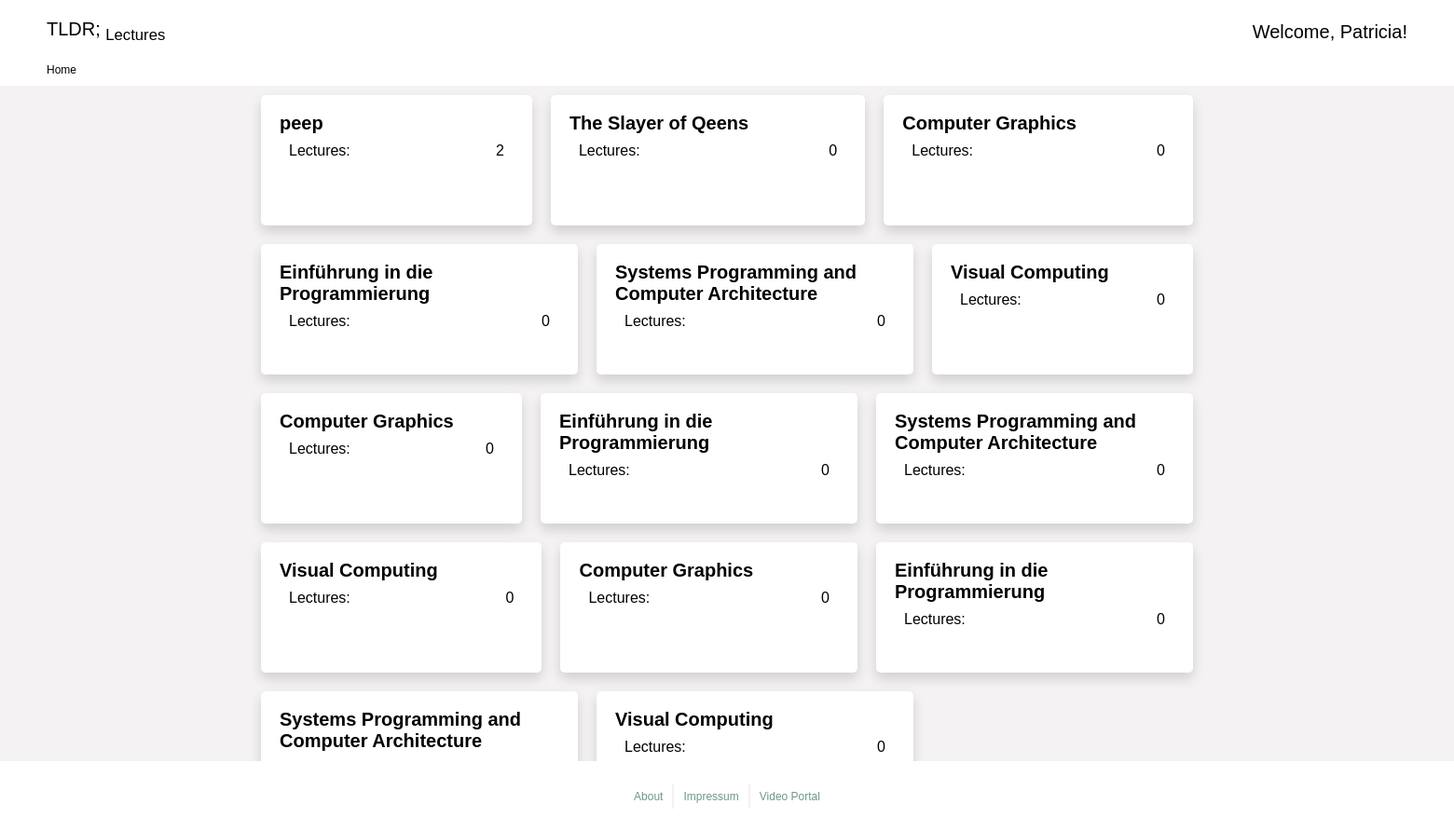
The page / on the database its author committed.
### TLDR/models.py (models this page shows)
class Lecture(models.Model):
    lecture_name = models.CharField(max_length=200)
    lecture_number = models.CharField(max_length=11)
    department = models.CharField(max_length=10)
    semester = models.CharField(max_length=2)

### TLDR/views.py (the view)
# urls.py: path("", views.index, name="index"),
def index(request):
    lectures = Lecture.objects.all()
    template = loader.get_template('views/index.html')
    context = {
        'lectures': lectures,
        }
    return HttpResponse(template.render(context, request))

### TLDR/templates/views/index.html (shortened to what this page needs)
{% load static %}
<!DOCTYPE html>
<html>
<head>
  <link rel="stylesheet" href="{% static 'main.css' %}" />
  <link rel="stylesheet" href="{% static 'index.css' %}" />
</head>
<body>
  <header class="header">
    <div class="first-row">
      <div class="page-title">TLDR; <sub>Lectures</sub></div>
      <div class="account-login-wrapper">
        <div class="welcome-text">Welcome, Patricia!</div>
      </div>
    </div>
    <nav class="breadcrumbs">
      <div class="breadcrumbs-text">Home</div>
    </nav>
  </header>
  <main class="main">
    <div class="content">
      <div class="cards">
        {% if lectures %}
        {% for lecture in lectures %}
        <div class="course-card" , onclick="window.location='/classes/{{lecture.id}}/';">
          <div class="title-frame">
            <div class="text-wrapper">{{ lecture.lecture_name }}</div>
          </div>
          <div class="lectures-frame">
            <div class="div">Lectures:</div>
            <div class="text-wrapper-2">{{ lecture.video_set.count }}</div>
          </div>
        </div>
        {% endfor %}
        {% endif %}
      </div>
    </div>
  </main>
  <footer class="footer">
    <div class="div-wrapper">
      <div class="text-wrapper"><a href="#">About</a></div>
    </div>
    <div class="div-wrapper">
      <div class="text-wrapper"><a href="#">Impressum</a></div>
    </div>
    <div class="div-wrapper">
      <div class="text-wrapper"><a href="#">Video Portal</a></div>
    </div>
  </footer>
</body>
</html>

### TLDR/templates/styles/main.css (style rules this page uses)
:root { --variable-collection-bright: rgba(244, 242, 243, 1); --variable-collection-accent-green: rgba(110, 152, 135, 1); --variable-collection-accent-blue: rgba(123, 140, 222, 1); --variable-collection-accent-yellow: rgba(236, 164, 0, 1); --variable-collection-dark: rgba(39, 39, 39, 1); --variable-collection-font-size-small: 12px; --variable-collection-font-size-medium: 16px; --variable-collection-font-size-large: 20px; --variable-collection-font-size-xlarge: 24px; }
body { padding: 0; margin: 0; background-color: var(--variable-collection-bright); }
.header { display: flex; flex-direction: column; width: 100%; gap: 20px; padding: 20px 0 10px 0; align-items: stretch; background-color: #ffffff; }
.header .first-row { display: flex; padding: 0 50px; flex-direction: row; align-items: flex-end; justify-content: space-between; }
.header .breadcrumbs { display: block; padding: 0 50px; font-size: var(--variable-collection-font-size-small); font-family: sans-serif; }
.header .page-title { position: relative; width: fit-content; font-family: "Open Sans-Regular", Helvetica; font-weight: 400; color: #000000; font-size: var(--variable-collection-font-size-large); letter-spacing: 0; line-height: normal; }
.header .welcome-text { font-family: "Open Sans-Regular", Helvetica; font-weight: 400; color: #000000; font-size: var(--variable-collection-font-size-large); letter-spacing: 0; line-height: normal; }
.account-login-wrapper { display: flex; flex-direction: row; align-items: center; gap: 10px; position: relative; align-self: stretch; flex: 0 0 auto; }
.main { display: flex; flex-direction: column; align-items: center; gap: 10px; position: relative; align-self: stretch; width: 100%; flex: 0 0 auto; }
.content { display: flex; flex-direction: column; width: 80%; max-width: 1000px; min-width: 500px; align-items: center; justify-content: center; gap: 10px; padding: 10px; position: relative; flex: 0 0 auto; }
.div-wrapper { display: inline-flex; align-items: center; justify-content: center; gap: 10px; padding: 5px 10px; position: relative; flex: 0 0 auto; border-right-width: 2px; border-right-style: solid; border-color: var(--variable-collection-bright); }
.div-wrapper:last-child { border: none; }
.text-wrapper { position: relative; width: fit-content; margin-top: -1px; font-family: "Open Sans-Regular", Helvetica; font-weight: 400; color: var(--variable-collection-accent-green); font-size: var(--variable-collection-font-size-medium); letter-spacing: 0; line-height: normal; }
.footer { display: flex; width: 100%; height: 75px; align-items: center; justify-content: center; position: absolute; bottom: 0; background-color: #ffffff; }
.footer a { font-size: var(--variable-collection-font-size-small); color: var(--variable-collection-accent-green); text-decoration: none; }

### TLDR/templates/styles/index.css (style rules this page uses)
.cards { display: flex; flex-direction: row; flex-wrap: wrap; align-items: flex-start; justify-content: left; gap: 20px; position: relative; align-self: stretch; width: 100%; }
.course-card { display: flex; flex-direction: column; align-items: flex-start; gap: 10px; min-width: 200px; max-width: 300px; flex-grow: 1; height: 100px; padding: 20px; position: relative; background-color: #ffffff; border-radius: 5px; box-shadow: 0 0.4rem 0.8rem rgba(0, 0, 0, 0.15); cursor: pointer; }
.course-card .title-frame { display: flex; align-items: flex-end; gap: 10px; position: relative; align-self: stretch; flex: 0 0 auto; }
.course-card .text-wrapper { position: relative; flex: 1; font-family: "Merriweather-BoldItalic", Helvetica; font-weight: 700; color: #000000; font-size: var(--variable-collection-font-size-large); letter-spacing: 0; line-height: normal; }
.course-card .lectures-frame { display: flex; align-items: flex-start; gap: 10px; position: relative; align-self: stretch; padding: 0 10px; justify-content: space-between; flex: 0 0 auto; }
.course-card .div { position: relative; flex: 1; margin-top: -1px; font-family: "Source Sans Pro-Regular", Helvetica; font-weight: 400; color: #000000; font-size: var(--variable-collection-font-size-medium); letter-spacing: 0; line-height: normal; }
.course-card .text-wrapper-2 { position: relative; width: 50px; margin-top: -1px; font-family: "Source Sans Pro-Regular", Helvetica; font-weight: 400; color: #000000; font-size: var(--variable-collection-font-size-medium); text-align: right; letter-spacing: 0; line-height: normal; }

### rows shown on the page
Lecture: lecture_name "peep", video_set.count "2"
Lecture: lecture_name "The Slayer of Qeens", video_set.count "0"
Lecture: lecture_name "Computer Graphics", video_set.count "0"
Lecture: lecture_name "Einführung in die Programmierung", video_set.count "0"
Lecture: lecture_name "Systems Programming and Computer Architecture", video_set.count "0"
Lecture: lecture_name "Visual Computing", video_set.count "0"
Lecture: lecture_name "Computer Graphics", video_set.count "0"
Lecture: lecture_name "Einführung in die Programmierung", video_set.count "0"
Lecture: lecture_name "Systems Programming and Computer Architecture", video_set.count "0"
Lecture: lecture_name "Visual Computing", video_set.count "0"
Lecture: lecture_name "Computer Graphics", video_set.count "0"
Lecture: lecture_name "Einführung in die Programmierung", video_set.count "0"
Lecture: lecture_name "Systems Programming and Computer Architecture"
Lecture: lecture_name "Visual Computing", video_set.count "0"
